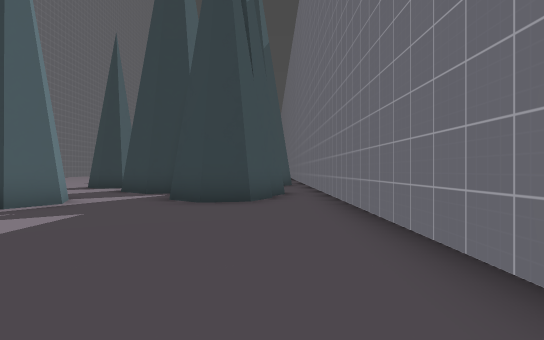
[1] (above)

14 first-person views from a walk through a 3-D level made in the Godot game engine. The camera is 1.3 m above the floor, looks level and sees 80° across. The floor is counted in squares, 2 m on a side. Each view is taken from the middle of a square. On the plan, view 1 faces up. The plan holds only what a view shows up to about 10 squares ahead; the rest is blank. The place goes on beyond the plan. Surface patterns are stand-ins for the level's own textures.

[2]
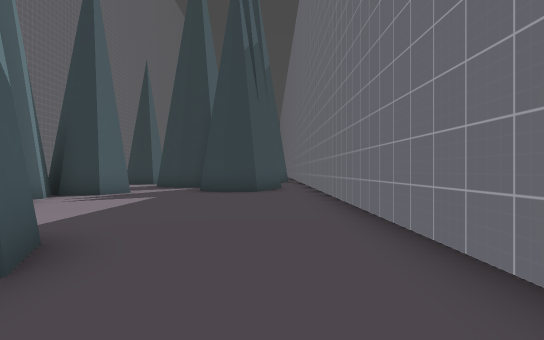

[3]
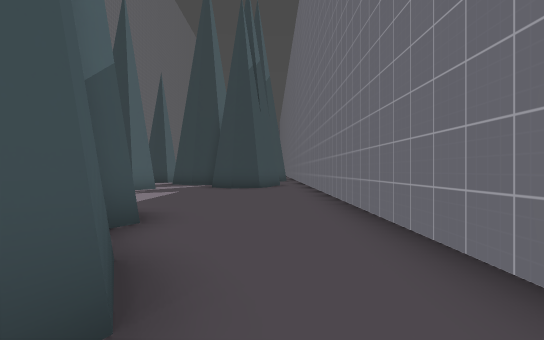

[4]
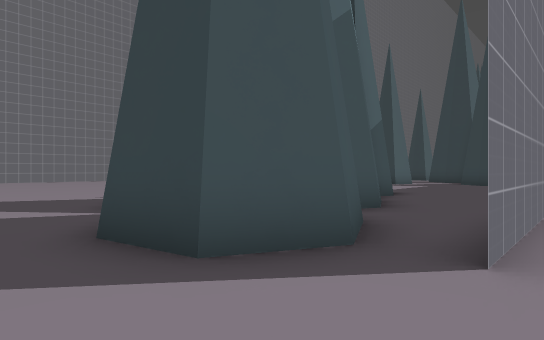

[5]
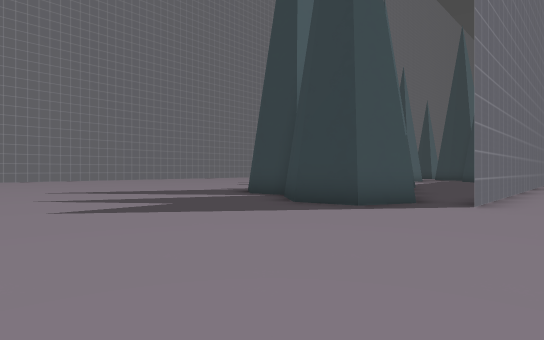

[6]
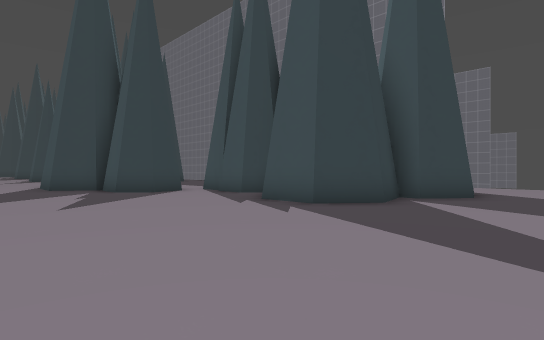

[7]
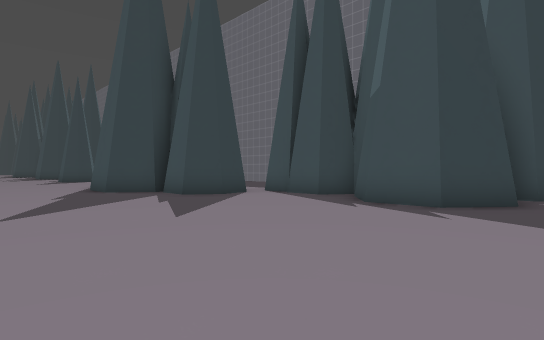

[8]
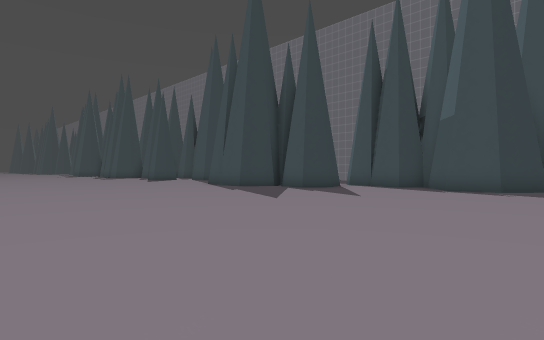

[9]
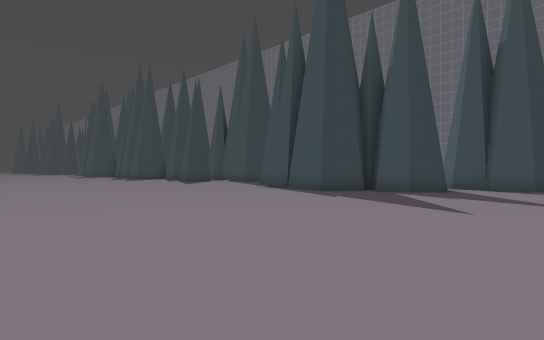

[10]
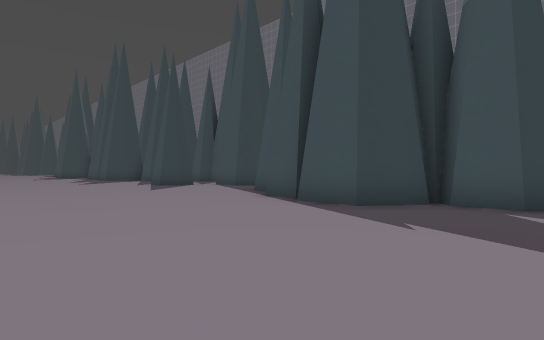

[11]
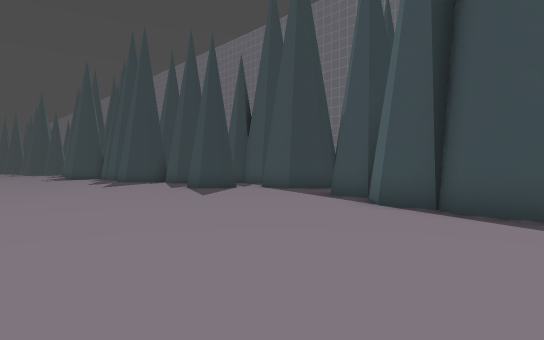

[12]
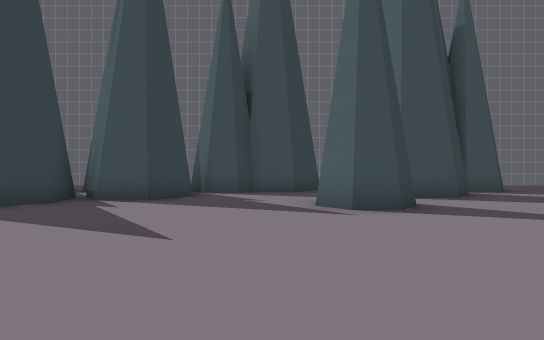

[13]
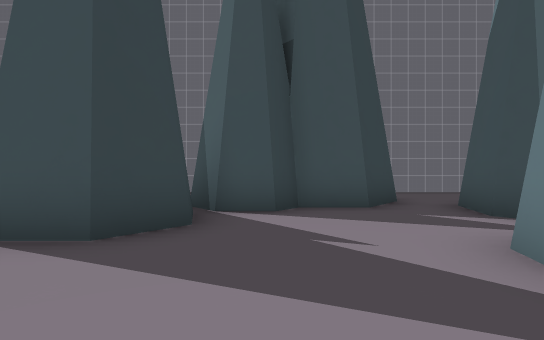

[14]
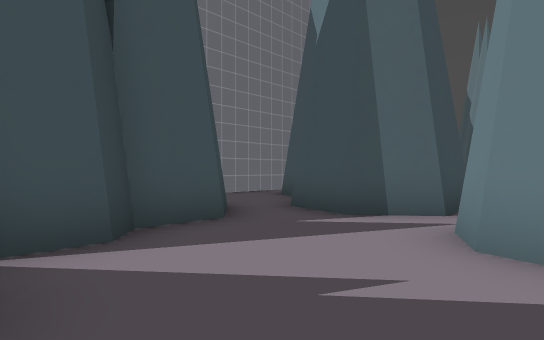

### Floor plan
Points are (right, up) in squares from view 1. A wall is a line through its corners. A room is listed if a view was taken in it or the views show most of it. See-through windows are left out.
Room 1 (views 1, 2, 3)
walls: (-2.1, -0.1) (-1.7, -1) (-1.9, -1.4); (-1.2, -2.6) (-0.7, -3.7) (-0.9, -4.1); (-4.1, 6.2) (-4.5, 5.4) (-5.4, 5.2); (-5.7, 5.2) (-5.3, 4.3); (1.5, -3.2) (1.5, 9.5); (0.3, 8.3) (-0.5, 6.8) (-1.4, 6.5) (-2.2, 7.2); (0.3, 8.9) (-0.1, 8)
ways out: opening at (-3.5, 7) to room 2; opening at (1, -6) to room 2; opening at (1, 9)
Room 2 (views 4, 5, 6, 7, 8, 9, 10, 11, 12, 13, 14)
walls: (-6.5, 11.9) (-6.5, 12.8); (-6, 11.4) (-6.7, 11.9) (-6.7, 12.7) (-6.1, 13.1) (-5.4, 13) (-5, 12.2); (-6.1, 5.8) (-6.1, 6.6) (-5.3, 7.2); (-4.5, 7) (-4.1, 6.2); (-7.3, 3.8) (-7.3, 4.8) (-6.5, 5.5); (-2.7, 9) (-3.4, 8.9) (-4.5, 9.7) (-4.5, 11) (-3.4, 11.8) (-2.1, 11.5); (-2.3, 7) (-2.3, 8.1); (-1.2, 12.4) (-2.3, 13.3) (-2.3, 14.6) (-2.8, 14.9) (-2.8, 15.8) (-2.1, 16.4); (-3.1, 16.3) (-4.1, 16) (-4.9, 16.7) (-4.9, 17.8) (-4.1, 18.5); (-6.7, 1.2) (-7.7, 2.1) (-7.7, 3.4) (-7.1, 3.9); (-4.4, 18.7) (-5.6, 18.4) (-6.3, 18.9); (-4.8, -0.6) (-5.7, -0.8) (-6.5, -0.2) (-6.5, 0.8) (-6, 1.3); (-3.8, -1.5) (-3.8, -1); (-3.1, -3.4) (-3.9, -2.8) (-3.9, -1); (1.5, -0.4) (1.5, -6.5); (-0.2, -5.3) (0.4, -6.5) (-0.1, -7.6) (-1.4, -7.9) (-2.3, -7.2) (-2.3, -6.6) (-3.8, -7) (-4.9, -6.1) (-4.9, -4.7) (-3.7, -3.8)
ways out: opening at (-3.5, 7) to room 1; opening at (1, -6) to room 1; opening at (-2, 12)

Positions as (right, up) in squares from view 1, and headings:
1: (0, 0), facing up
2: (0, -3), facing up
3: (0, -5), facing up
4: (2, -9), facing up-left
5: (3, -13), facing up-left
6: (-10, -10), facing up-right
7: (-11, -8), facing up-right
8: (-16, -8), facing up-right
9: (-16, -4), facing up-right
10: (-13, -1), facing up-right
11: (-13, 2), facing up-right
12: (-12, 14), facing right
13: (-8, 15), facing right
14: (-6, 16), facing down-right
